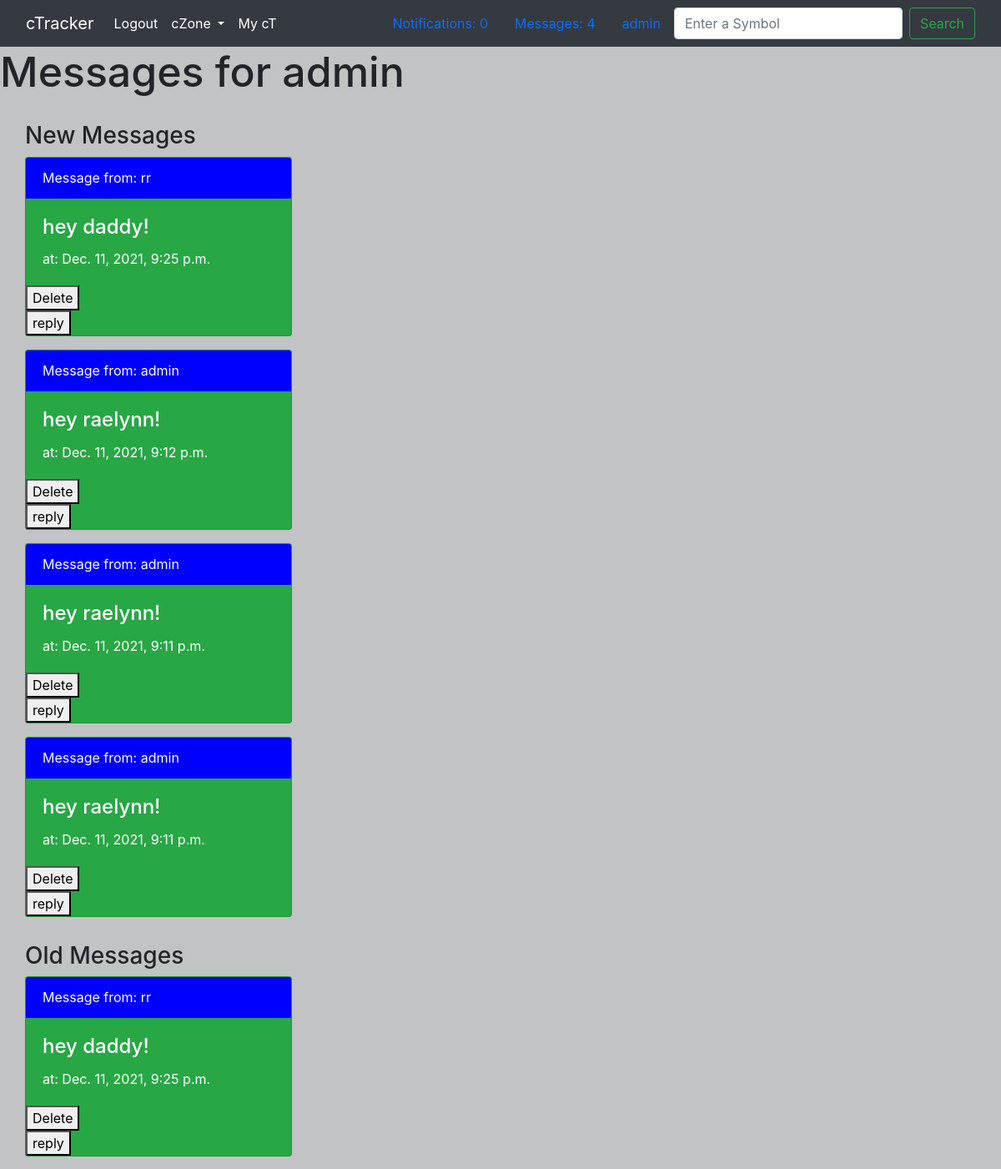
The app's page /my-messages/1/ (signed in, upper part), older data.
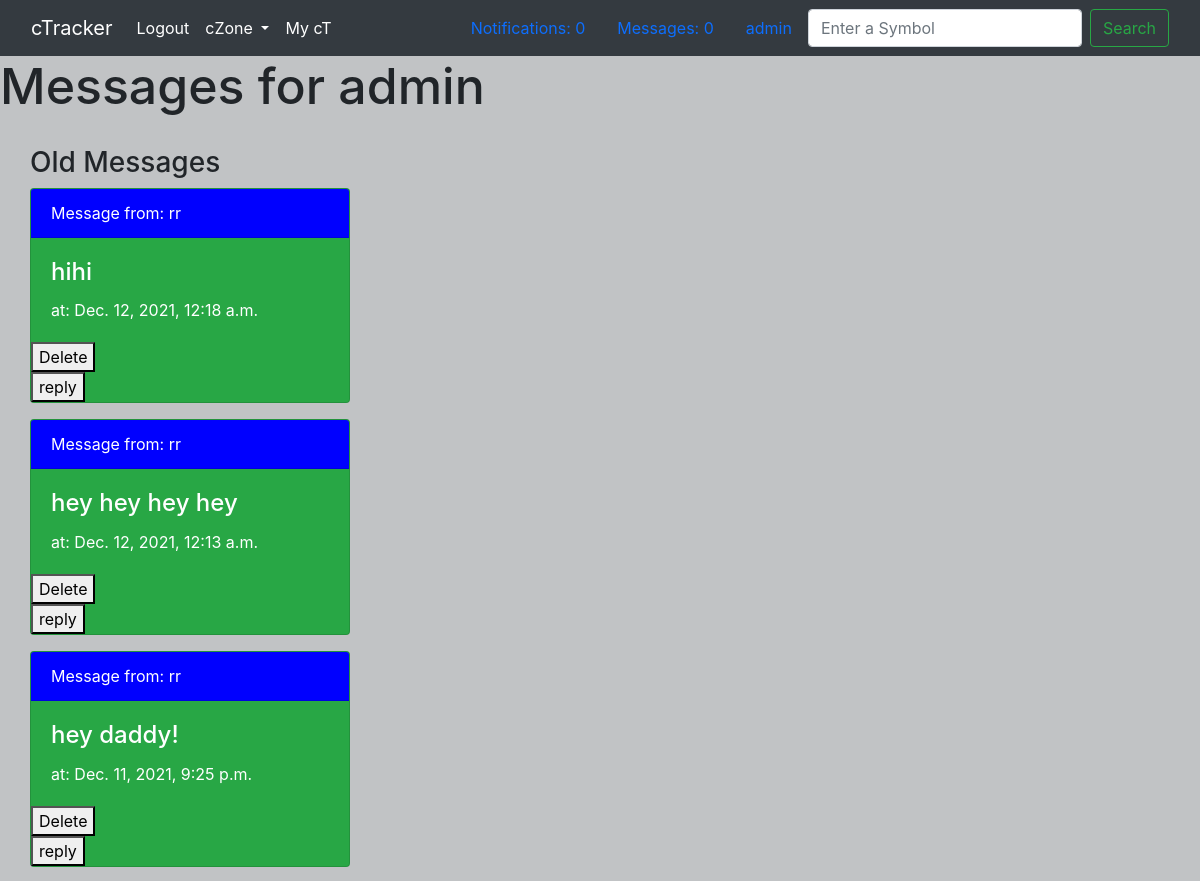
The same page, newer data.
### messaging/models.py (models this page shows, shortened)
class Message(models.Model):
    body = models.TextField(max_length=500)
    author = models.ForeignKey(
        Member, related_name="%(class)s_author", null=True, on_delete=models.CASCADE
    )
    recipient = models.ForeignKey(
        Member, related_name="%(class)s_recipient", null=True, on_delete=models.CASCADE
    )
    is_new = models.BooleanField(default=True)
    time_sent = models.DateTimeField(default=timezone.now)

### member/models.py (models this page shows)
class Member(AbstractUser):
    def __str__(self):
        return self.username

### messaging/views.py (the view)
# urls.py: path("my-messages/<int:id>/", messaging_views.member_messages, name="my-messages"),
def member_messages(request, id):
    template = "messaging.html"
    target_member = Member.objects.get(id=request.user.id)
    signed_in_member = Member.objects.get(id=id)
    message_count = get_new_messages_count(signed_in_member)
    notification_count = get_notifications_count(signed_in_member)
    old_member_messages = Message.objects.filter(
        Q(recipient=signed_in_member) & Q(is_new=False)
    ).order_by("-time_sent")
    new_member_messages = Message.objects.filter(
        Q(recipient=signed_in_member) & Q(is_new=True)
    ).order_by("-time_sent")
    context = {
        "old_member_messages": old_member_messages,
        "new_member_messages": new_member_messages,
        "signed_in_member": signed_in_member,
        "target_member": target_member,
        "message_count": message_count,
        "notification_count": notification_count,
    }
    for message in new_member_messages:
        message_seen(message)
    return render(request, template, context)

### messaging/views.py (called while the page is built)
def get_new_messages_count(logged_in_member):
    signed_in_member = logged_in_member
    member_messages = Message.objects.filter(
        Q(recipient=signed_in_member) & Q(is_new=True)
    )
    messages_count = len(member_messages)
    return messages_count

def get_notifications_count(logged_in_member):
    signed_in_member = logged_in_member
    new_member_notifications = MessageNotification.objects.filter(
        Q(member_notified=signed_in_member) & Q(is_new=True)
    )
    return len(new_member_notifications)

def message_seen(message):
    message.is_new = False
    message.save()

### templates/messaging.html (shortened to what this page needs)
{% extends 'base.html' %} {% load static %}
      {% block content %}
      <h1>Messages for {{ target_member.username }}</h1>
    {% if target_member.username == signed_in_member.username %}
    <div class="messages-container">
      {% if message_count != 0 %}
        <h3>New Messages</h3>
      {% endif %}
      {% for item in new_member_messages %}
      <div class="card text-white bg-success mb-3" style="max-width: 20rem">
        <div class="card-header" style="background: blue">
          Message from:
          <a
            href="/profile/{{item.author.id}}/"
            style="text-decoration: none; color: white"
          >
             {{ item.author }}
          </a>
        </div>
        <div class="card-body">
          <h4 class="card-title">{{ item.body }}</h4>
          <p class="card-text">at: {{ item.time_sent }}</p>
        </div>
        <a href="/delete/message/{{item.id}}">
          <button>Delete</button>
        </a>
        <a href="/send-message/{{ item.author.id }}/">
          <button>reply</button>
        </a>
      </div>
      {% endfor %}
    </div>
    <div class="messages-container">
      <h3>Old Messages</h3>
      {% for item in old_member_messages %}
      <div class="card text-white bg-success mb-3" style="max-width: 20rem">
        <div class="card-header" style="background: blue">
          Message from:
          <a
            href="/profile/{{item.author.id}}/"
            style="text-decoration: none; color: white"
          >
             {{ item.author }}
          </a>
        </div>
        <div class="card-body">
          <h4 class="card-title">{{ item.body }}</h4>
          <p class="card-text">at: {{ item.time_sent }}</p>
        </div>
        <a href="/delete/message/{{item.id}}">
          <button>Delete</button>
        </a>
        <a href="/send-message/{{ item.author.id }}/">
          <button>reply</button>
        </a>
      </div>
      {% endfor %}
    </div>
    {% else %}
    <div>
      <h2>You do not have access to view this users messages</h2>
    </div>
    {% endif %} {% endblock %}

### templates/base.html (shortened to what this page needs)
{% load static %}
<!DOCTYPE html>
<html lang="en">
  <head>
    <link
      href="https://cdn.jsdelivr.net/npm/bootstrap@5.1.0/dist/css/bootstrap.min.css"
      rel="stylesheet"
    />
    <link
      href="//maxcdn.bootstrapcdn.com/bootstrap/4.1.1/css/bootstrap.min.css"
      rel="stylesheet"
      id="bootstrap-css"
    />
     <link
      rel="stylesheet"
      type="text/css"
      href="{% static 'css/style.css' %}"
    />
  </head>
  <body>
    {% if signed_in_member.username %}
    <nav class="navbar navbar-expand-lg navbar-dark bg-dark">
      <div class="container-fluid">
        <a class="navbar-brand" href="/home/">cTracker</a>
        <div class="collapse navbar-collapse" id="navbarSupportedContent">
          <ul class="navbar-nav me-auto mb-2 mb-lg-0">
            <li class="nav-item">
                <a class="nav-link active" aria-current="page" href="/logout/">Logout</a>
              </li>
            <li class="nav-item dropdown">
              <a
                class="nav-link active dropdown-toggle"
                href="#"
                id="navbarDropdown"
                role="button"
                data-bs-toggle="dropdown"
                aria-expanded="false"
              >
                cZone
              </a>
            </li>
            <li class="nav-item">
                <a class="nav-link active" aria-current="page" href="/my-ct/">My cT</a>
              </li>
          </ul>
          <a class="nav-link active" aria-current="page" href="/my-notifications/{{signed_in_member.id}}/">Notifications: {{ notification_count }}</a>
          <a class="nav-link active" aria-current="page" href="/my-messages/{{signed_in_member.id}}/">Messages: {{ message_count }}</a>
          <a class="nav-link active" aria-current="page" href="/profile/{{signed_in_member.id}}/">{{signed_in_member.username}}</a>
          <form class="d-flex">
            <input
              class="form-control me-2"
              type="search"
              placeholder="Enter a Symbol"
              aria-label="Search"
            />
            <button class="btn btn-outline-success" type="submit">
              Search
            </button>
          </form>
        </div>
      </div>
    </nav>
      {% endif %}
    {% block content %} {% endblock %}
  </body>
</html>

Row changes from the older to the newer data that the page shows:
no longer on this page (row edited): Message: author "admin", body "hey raelynn!", time_sent "Dec. 11, 2021, 9:12 p.m.", shown under "New Messages"
no longer on this page (row edited): Message: author "admin", body "hey raelynn!", time_sent "Dec. 11, 2021, 9:11 p.m.", shown under "New Messages"
no longer on one of the page's lists (row edited): Message: author "rr", body "hey daddy!", time_sent "Dec. 11, 2021, 9:25 p.m."
no longer on this page (row edited): Message: author "admin", body "hey raelynn!", time_sent "Dec. 11, 2021, 9:11 p.m.", shown under "New Messages"
added Message: author "rr", body "hihi", time_sent "Dec. 12, 2021, 12:18 a.m.", shown under "Old Messages"
added Message: author "rr", body "hey hey hey hey", time_sent "Dec. 12, 2021, 12:13 a.m.", shown under "Old Messages"
Text that changed along with them:
{{ message_count }}: "4" → "0"
text no longer shown: "New Messages"
